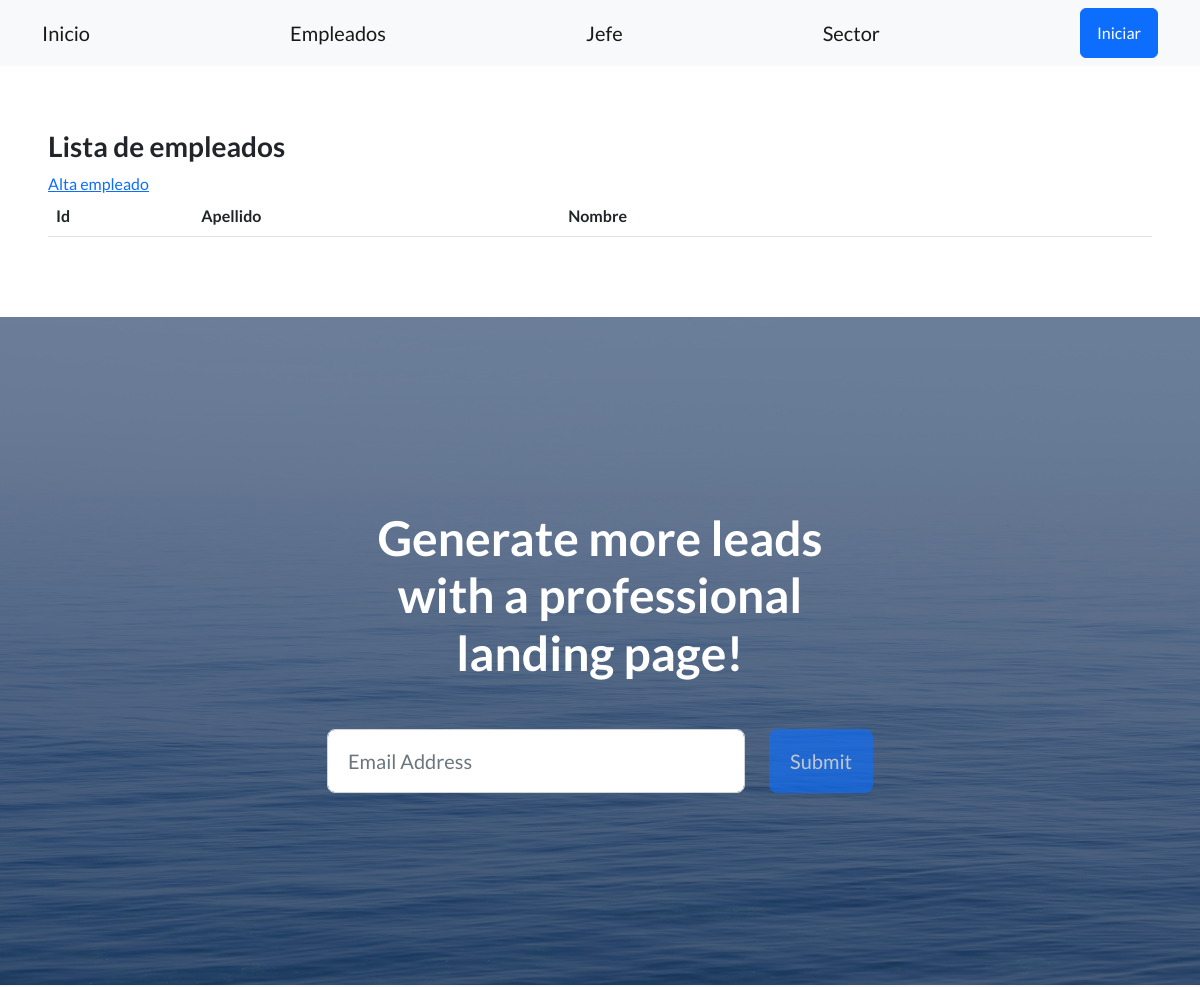
The app's page /empleados/empleados/ (upper part), older data.
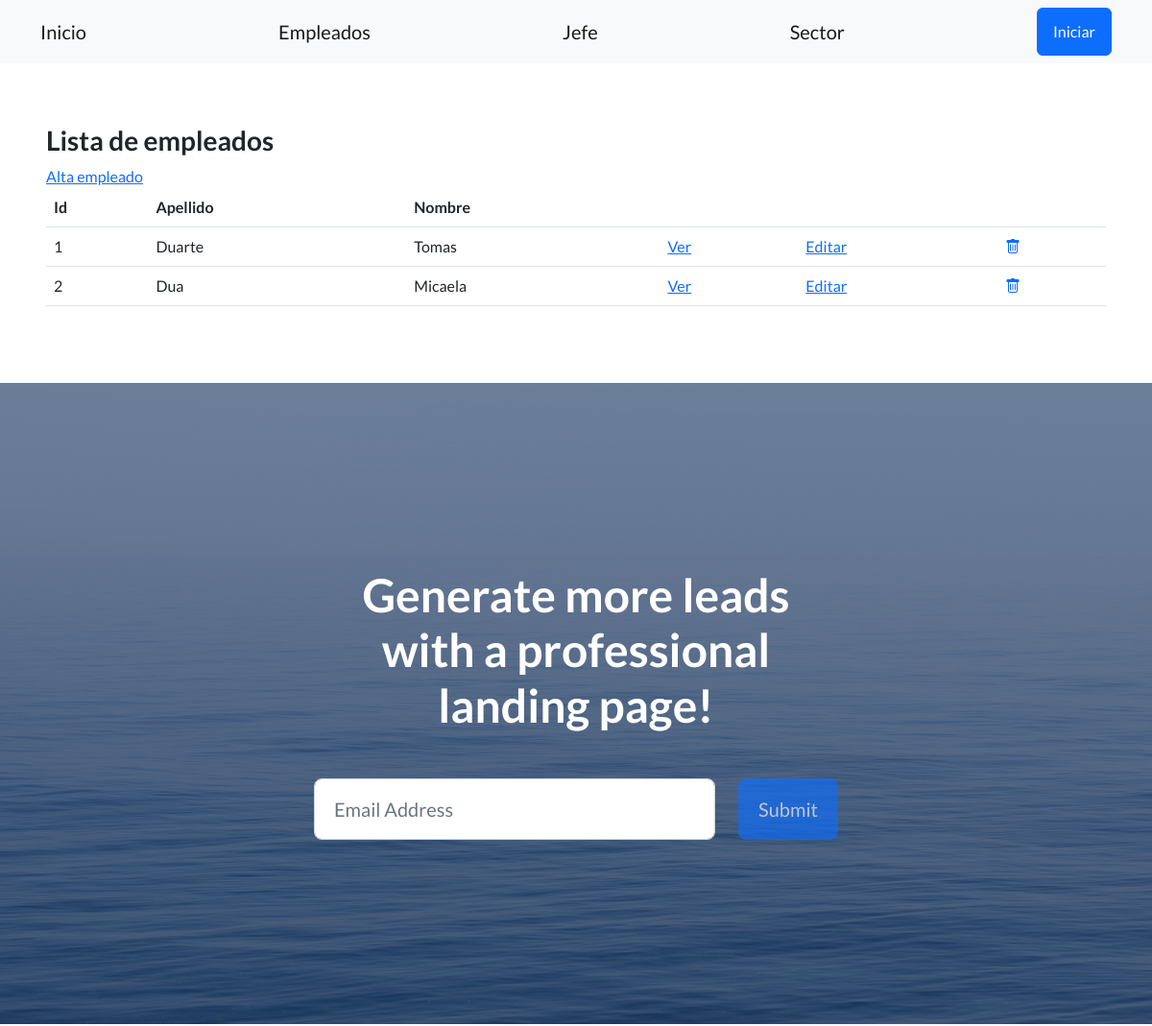
The same page, newer data.
### control_empleados/models.py (models this page shows, shortened)
class Empleado(models.Model):
    apellido = models.CharField(max_length=256)
    nombre = models.CharField(max_length=256)
    email = models.EmailField(blank=True)
    telefono = models.CharField(max_length=20, blank=True)
    dni = models.CharField(max_length=32)
    fecha_nacimiento = models.DateField(null=True)

### control_empleados/views.py (the view)
# urls.py: path('empleados/', EmpleadoListView.as_view(), name='listar_empleados'),
class EmpleadoListView(ListView):
    model = Empleado
    template_name = 'control_empleados/listar_empleados.html'

### control_empleados/templates/control_empleados/listar_empleados.html (shortened to what this page needs)
{% extends 'base.html' %}
{% block contenido %}
    <h3>Lista de empleados</h3>
    <a href="{% url 'crear-empleado' %}">Alta empleado</a>
    <br>
    <table class="table">
        <tbody>
            <tr>
                <th>Id</th>
                <th>Apellido</th>
                <th>Nombre</th>
                <th></th>
                <th></th>
                <th></th>
            </tr>
        {% for empleado in object_list%}
        <tr>
            <td>{{empleado.id}}</td>
            <td>{{empleado.apellido}}</td>
            <td>{{empleado.nombre}}</td>
            <td>
                <a href="{% url 'ver_empleados' empleado.id %}">Ver  </a>
            </td>
            <td>
                <a href="{% url 'editar-empleado' empleado.id %}">Editar  </a>
            </td>
            <td>
                <a href="{% url 'eliminar-empleado' empleado.id %}"><i class='bi bi-trash'></i></a>
            </td>
        </tr>
        {% endfor%}
        </tbody>
    </table>
{% endblock contenido %}

Row changes from the older to the newer data that the page shows:
added Empleado: id "1", apellido "Duarte", nombre "Tomas"
added Empleado: id "2", apellido "Dua", nombre "Micaela"
